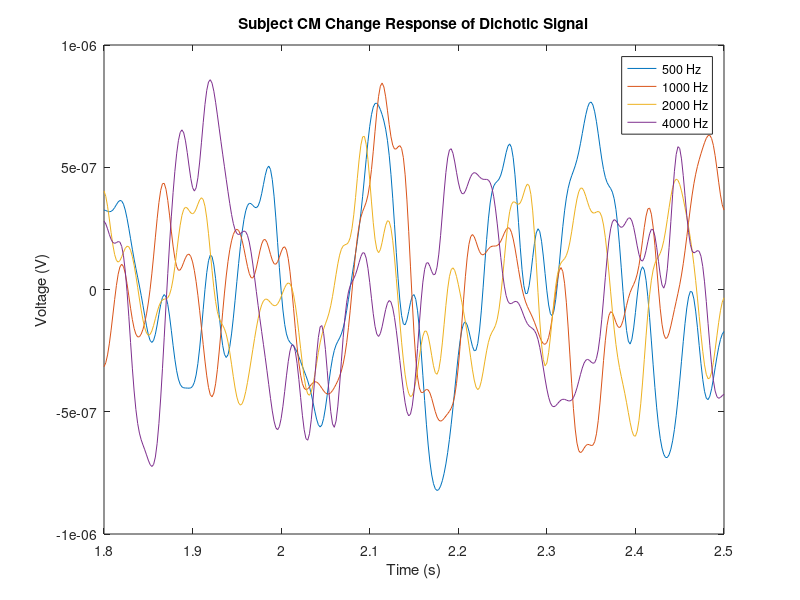

The MATLAB source for this figure:
% CM_dichotic.m 
% This file plots the single subject average for the
% four conditions in an overlay plot.

clear
clc

%Load in the relevant matlab data
load('CM_dichotic_lpf.mat')

% Plot the 4 lowpassed averages at our strong electrode, FCz
figure(1)
plot(CM_500_S_lpf.Time, [CM_500_S_lpf.F(19,:);CM_1000_S_lpf.F(19,:);CM_2000_S_lpf.F(19,:);CM_4000_S_lpf.F(19,:)]);
legend('500 Hz', '1000 Hz', '2000 Hz', '4000 Hz');

title('Subject CM Change Response of Dichotic Signal');
xlabel('Time (s)');
ylabel('Voltage (V)');